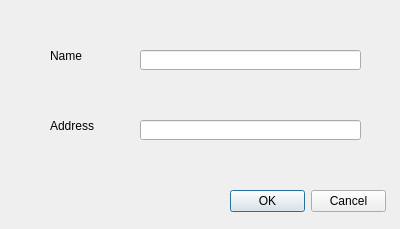
<?xml version="1.0" encoding="UTF-8"?>
<ui version="4.0">
 <class>AddAdrDialog</class>
 <widget class="QDialog" name="AddAdrDialog">
  <property name="geometry">
   <rect>
    <x>0</x>
    <y>0</y>
    <width>400</width>
    <height>229</height>
   </rect>
  </property>
  <property name="windowTitle">
   <string>Dialog</string>
  </property>
  <widget class="QDialogButtonBox" name="buttonBox">
   <property name="geometry">
    <rect>
     <x>230</x>
     <y>190</y>
     <width>156</width>
     <height>23</height>
    </rect>
   </property>
   <property name="standardButtons">
    <set>QDialogButtonBox::Cancel|QDialogButtonBox::Ok</set>
   </property>
  </widget>
  <widget class="QLabel" name="label">
   <property name="geometry">
    <rect>
     <x>50</x>
     <y>50</y>
     <width>56</width>
     <height>12</height>
    </rect>
   </property>
   <property name="text">
    <string>Name</string>
   </property>
  </widget>
  <widget class="QLineEdit" name="lineEdit">
   <property name="geometry">
    <rect>
     <x>140</x>
     <y>50</y>
     <width>221</width>
     <height>20</height>
    </rect>
   </property>
  </widget>
  <widget class="QLineEdit" name="lineEdit_2">
   <property name="geometry">
    <rect>
     <x>140</x>
     <y>120</y>
     <width>221</width>
     <height>20</height>
    </rect>
   </property>
  </widget>
  <widget class="QLabel" name="label_2">
   <property name="geometry">
    <rect>
     <x>50</x>
     <y>120</y>
     <width>56</width>
     <height>12</height>
    </rect>
   </property>
   <property name="text">
    <string>Address</string>
   </property>
  </widget>
 </widget>
 <resources/>
 <connections/>
</ui>
